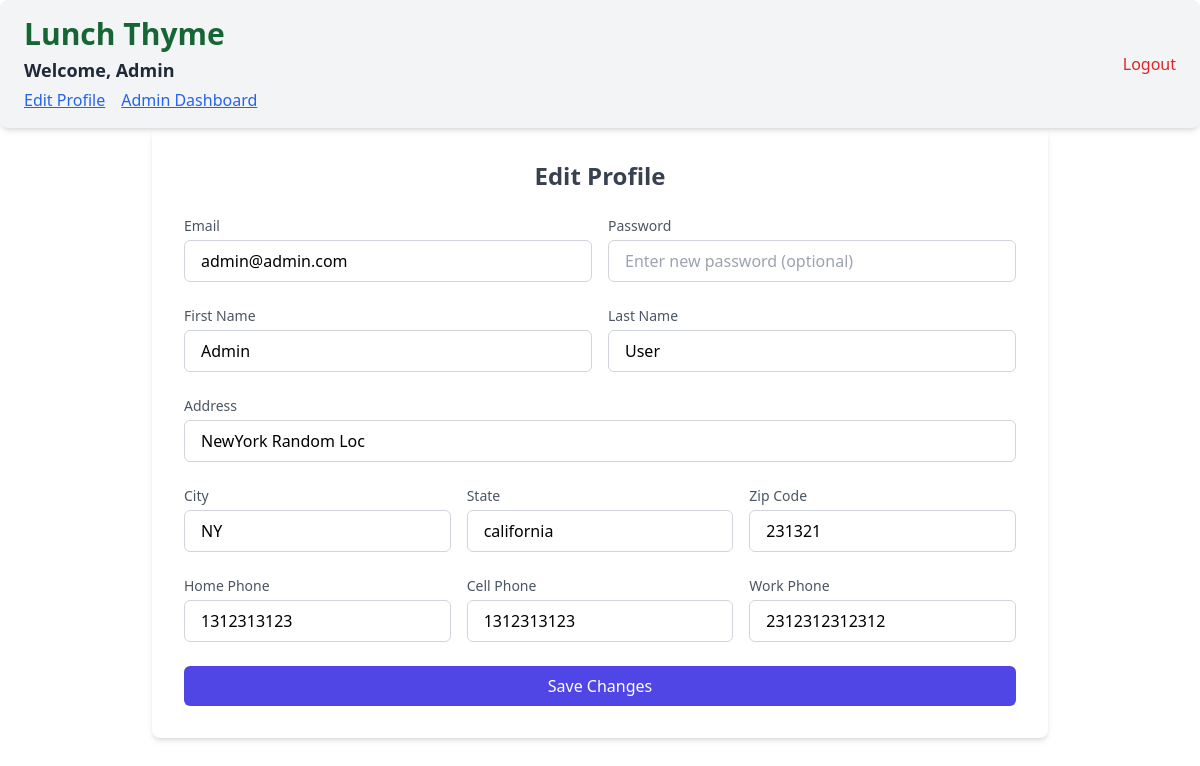
The page /edit-profile (signed in) on the database as committed earlier.
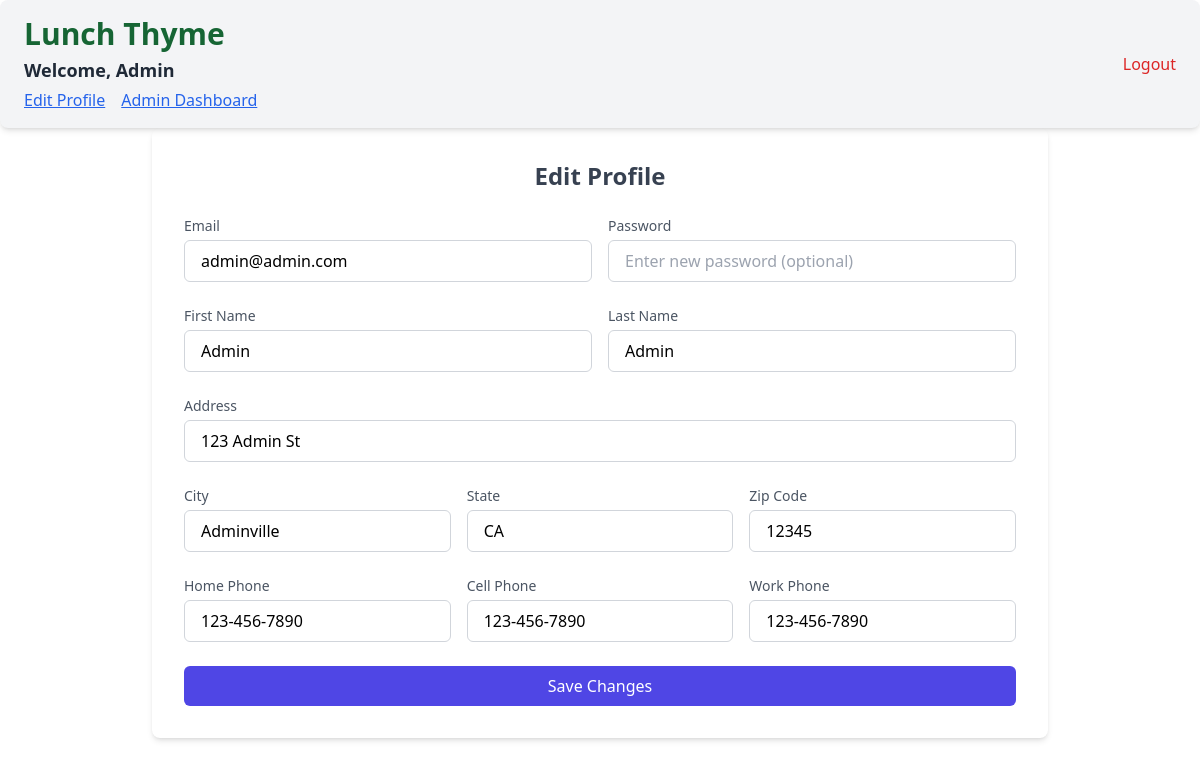
The same page on the database as committed later.
### app/models.py (models this page shows, shortened)
class Parent(UserMixin,db.Model):
    __tablename__ = 'parents'
    id = db.Column(db.Integer, primary_key=True, autoincrement=True)
    email = db.Column(db.String(120), unique=True, nullable=False)
    password_hash = db.Column(db.String(128), nullable=False)
    first_name = db.Column(db.String(50), nullable=False)
    last_name = db.Column(db.String(50), nullable=False)
    address = db.Column(db.String(255), nullable=False)
    state = db.Column(db.String(50), nullable=False)
    city = db.Column(db.String(50), nullable=False)
    zip_code = db.Column(db.String(10), nullable=False)
    is_admin = db.Column(db.Boolean, nullable=False, default=False)
    home_phone = db.Column(db.String(15), nullable=True)
    cell_phone = db.Column(db.String(15), nullable=False)
    work_phone = db.Column(db.String(15), nullable=True)
    children = db.relationship('Child', back_populates='parent', cascade='all, delete-orphan')
    orders = db.relationship('Order', back_populates='parent', cascade='all, delete-orphan')

### app/routes/dashboard.py (the view)
@dashboard.route('/edit-profile', methods=['GET'])
@login_required
def edit_profile():
    return render_template('edit_profile.html', user=current_user)

### app/templates/edit_profile.html (shortened to what the changed rows need)
{% extends '_layout.html' %}
{% block content %}
<div class="max-w-4xl mx-auto bg-white p-8 rounded-lg shadow-md">
    <h2 class="text-2xl font-bold mb-6 text-gray-700 text-center">Edit Profile</h2>
    <form action="/edit-profile" method="POST" class="space-y-6">
        <div class="grid grid-cols-1 md:grid-cols-2 gap-4">
            <div>
                <label for="email" class="block text-sm font-medium text-gray-600">Email</label>
                <input type="email" id="email" name="email" class="mt-1 w-full px-4 py-2 border border-gray-300 rounded-md focus:ring-indigo-500 focus:border-indigo-500" value="{{ user.email }}" required>
            </div>
        </div>
        <div class="grid grid-cols-1 md:grid-cols-2 gap-4">
            <div>
                <label for="first_name" class="block text-sm font-medium text-gray-600">First Name</label>
                <input type="text" id="first_name" name="first_name" class="mt-1 w-full px-4 py-2 border border-gray-300 rounded-md focus:ring-indigo-500 focus:border-indigo-500" value="{{ user.first_name }}" required>
            </div>
            <div>
                <label for="last_name" class="block text-sm font-medium text-gray-600">Last Name</label>
                <input type="text" id="last_name" name="last_name" class="mt-1 w-full px-4 py-2 border border-gray-300 rounded-md focus:ring-indigo-500 focus:border-indigo-500" value="{{ user.last_name }}" required>
            </div>
        </div>
        <div>
            <label for="address" class="block text-sm font-medium text-gray-600">Address</label>
            <input type="text" id="address" name="address" class="mt-1 w-full px-4 py-2 border border-gray-300 rounded-md focus:ring-indigo-500 focus:border-indigo-500" value="{{ user.address }}" required>
        </div>
        <div class="grid grid-cols-1 md:grid-cols-3 gap-4">
            <div>
                <label for="city" class="block text-sm font-medium text-gray-600">City</label>
                <input type="text" id="city" name="city" class="mt-1 w-full px-4 py-2 border border-gray-300 rounded-md focus:ring-indigo-500 focus:border-indigo-500" value="{{ user.city }}" required>
            </div>
            <div>
                <label for="state" class="block text-sm font-medium text-gray-600">State</label>
                <input type="text" id="state" name="state" class="mt-1 w-full px-4 py-2 border border-gray-300 rounded-md focus:ring-indigo-500 focus:border-indigo-500" value="{{ user.state }}" required>
            </div>
            <div>
                <label for="zip_code" class="block text-sm font-medium text-gray-600">Zip Code</label>
                <input type="text" id="zip_code" name="zip_code" class="mt-1 w-full px-4 py-2 border border-gray-300 rounded-md focus:ring-indigo-500 focus:border-indigo-500" value="{{ user.zip_code }}" required>
            </div>
        </div>
        <div class="grid grid-cols-1 md:grid-cols-3 gap-4">
            <div>
                <label for="home_phone" class="block text-sm font-medium text-gray-600">Home Phone</label>
                <input type="text" id="home_phone" name="home_phone" class="mt-1 w-full px-4 py-2 border border-gray-300 rounded-md focus:ring-indigo-500 focus:border-indigo-500" value="{{ user.home_phone }}">
            </div>
            <div>
                <label for="cell_phone" class="block text-sm font-medium text-gray-600">Cell Phone</label>
                <input type="text" id="cell_phone" name="cell_phone" class="mt-1 w-full px-4 py-2 border border-gray-300 rounded-md focus:ring-indigo-500 focus:border-indigo-500" value="{{ user.cell_phone }}" required>
            </div>
            <div>
                <label for="work_phone" class="block text-sm font-medium text-gray-600">Work Phone</label>
                <input type="text" id="work_phone" name="work_phone" class="mt-1 w-full px-4 py-2 border border-gray-300 rounded-md focus:ring-indigo-500 focus:border-indigo-500" value="{{ user.work_phone }}">
            </div>
        </div>
    </form>
</div>
{% endblock %}

### app/templates/_layout.html (shortened to what this page needs)
<!DOCTYPE html>
<html lang="en">
<head>
    <script src="https://cdn.tailwindcss.com"></script>
</head>
<body>
    <div class="flex flex-col items-center justify-center h-fit">
        {% if current_user.is_authenticated %}
        <div class="bg-gray-100 flex justify-between items-center px-6 py-4 shadow-md rounded-lg w-full">
            <div class="flex flex-col gap-1">
                <h1 class="text-3xl font-semibold text-green-800">
                    Lunch Thyme
                </h1>
              <h1 class="text-lg font-semibold text-gray-800">
                Welcome, {{ current_user.first_name }}
              </h1>
              <div class="flex gap-4">
                <a href="/edit-profile" class="text-blue-600 hover:text-blue-800 underline">
                  Edit Profile
                </a>
                {% if current_user.is_admin %}
                <a href="/admin-dashboard" class="text-blue-600 hover:text-blue-800 underline">
                  Admin Dashboard
                </a>
                {% endif %}
              </div>
            </div>
            <a href="{{ url_for('auth.logout') }}" class="text-red-600 hover:text-red-800 font-medium">
              Logout
            </a>
          </div>
        {% endif %}
    </div>
    {% block content %}{% endblock %}
</body>
</html>

Rows that differ between the two databases and show on the page:
changed Parent "Admin": last_name "User" → "Admin"; address "NewYork Random Loc" → "123 Admin St"; city "NY" → "Adminville"; state "california" → "CA"; zip_code "231321" → "12345"; home_phone "1312313123" → "123-456-7890"; cell_phone "1312313123" → "123-456-7890"; work_phone "2312312312312" → "123-456-7890"
